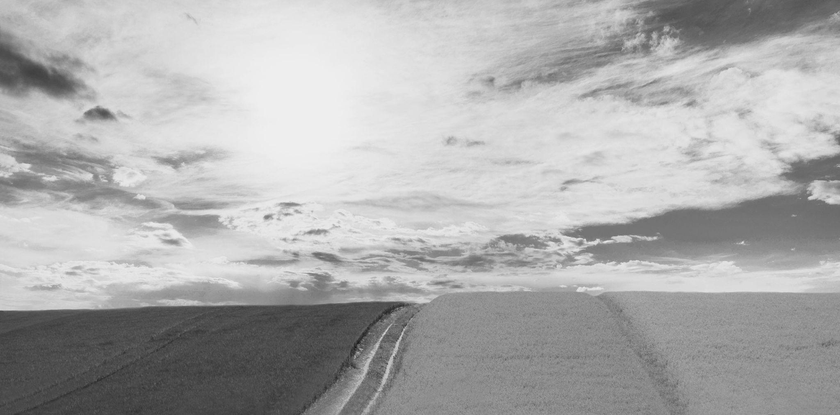
#> input picture Lab Experiments/Experiment1 output.png, 840 x 415 px, shrunk from 2048 x 1013 before the run, given in place of image2.png, which was not available
$ python experiment3.py
#> lines starting #> are read from the running program, lines starting #| are printed output that depends on the picture; after the words box and inside, x2 and y2 are one past the last pixel; in counts of white or black regions, pixels touching at a corner belong together
import cv2

img = cv2.imread("image2.png")
#> img is the input picture: shape (415, 840, 3); min 23, max 240, mean 172.9

edge = cv2.Canny(img, 100, 200)
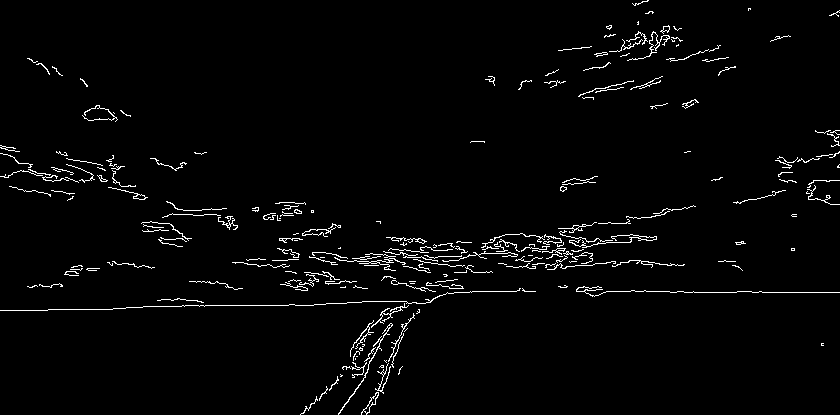
#> edge: shape (415, 840); 2.4% white in thin lines or dots

cv2.imwrite("Experiment3 output.png", edge)

cv2.imshow("Canny", edge)
cv2.waitKey(0)
cv2.destroyAllWindows()

$ run again, on Lab Experiments/Experiment10 output.png
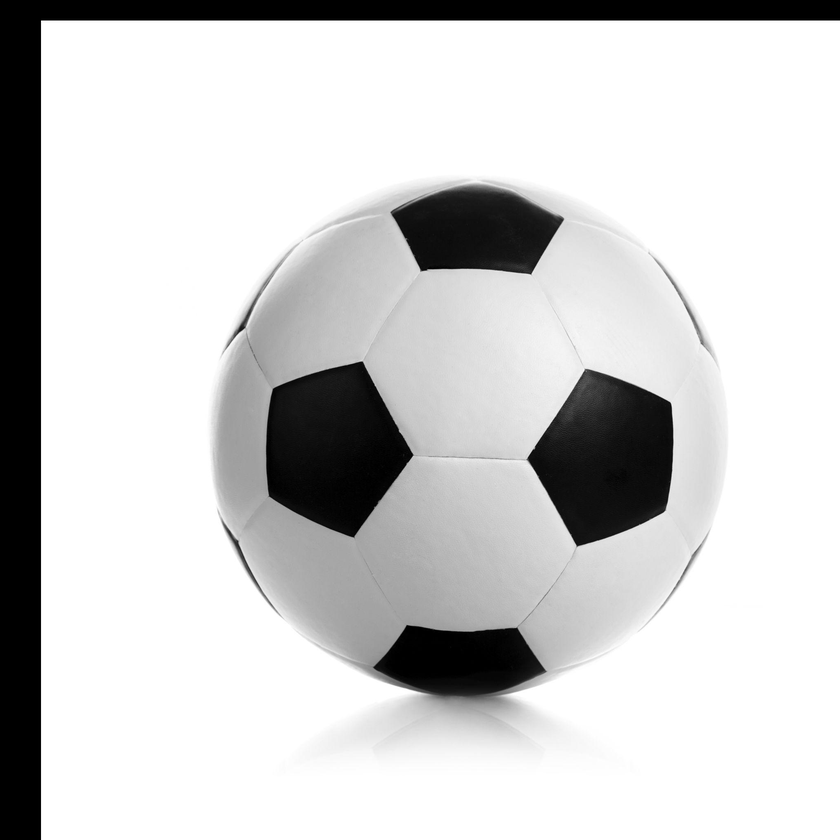
#> input picture Lab Experiments/Experiment10 output.png, 840 x 840 px, shrunk from 2048 x 2048 before the run, given in place of image2.png, which was not available
#> img is the input picture: shape (840, 840, 3); min 0, max 255, mean 205.6
#> `edge = cv2.Canny(img, 100, 200)`:
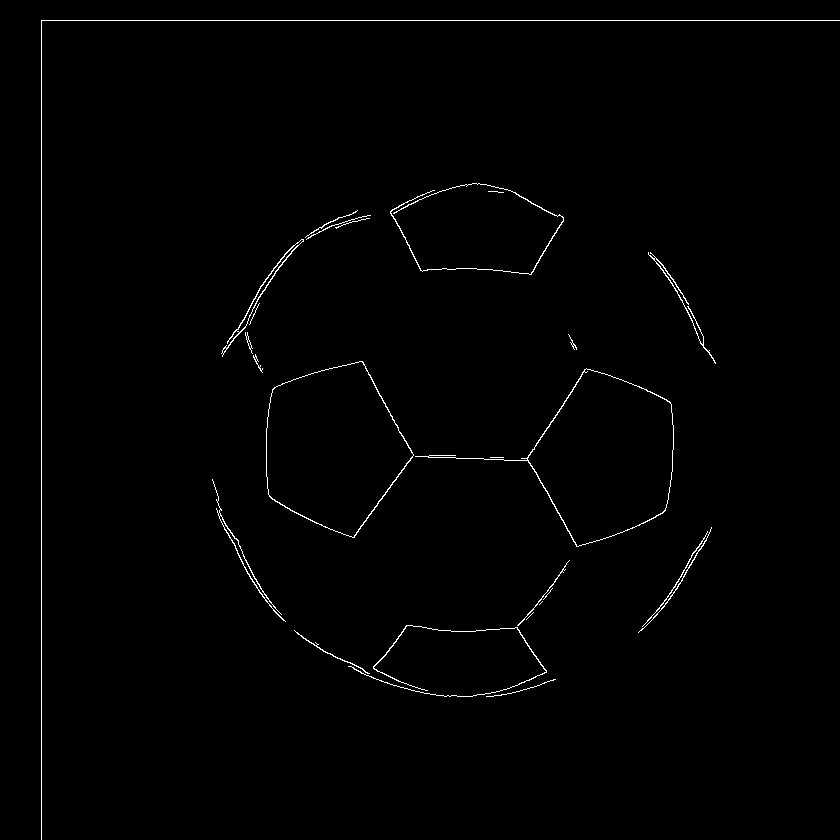
#> edge: shape (840, 840); 0.85% white in thin lines or dots

$ run again, on Lab Experiments/Experiment2 output.png
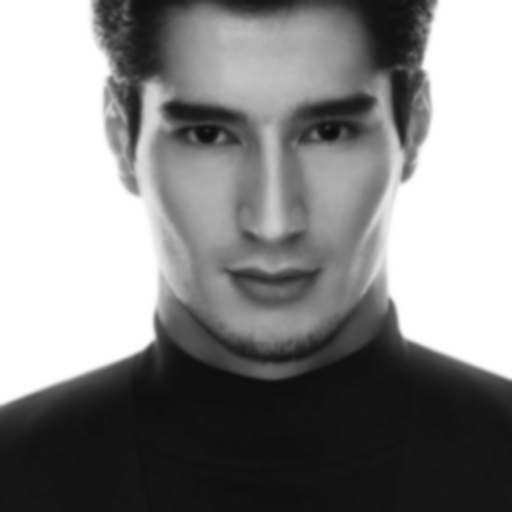
#> input picture Lab Experiments/Experiment2 output.png, 512 x 512 px, given in place of image2.png, which was not available
#> img is the input picture: shape (512, 512, 3); min 11, max 255, mean 135.9
#> `edge = cv2.Canny(img, 100, 200)`:
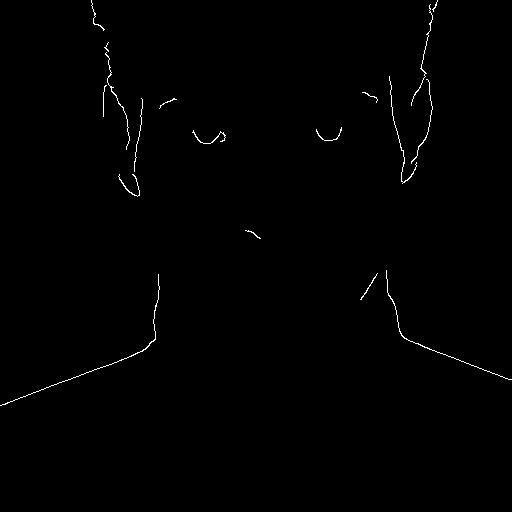
#> edge: shape (512, 512); 0.53% white in thin lines or dots, all inside (x1, y1, x2, y2) = (0, 0, 512, 406)
